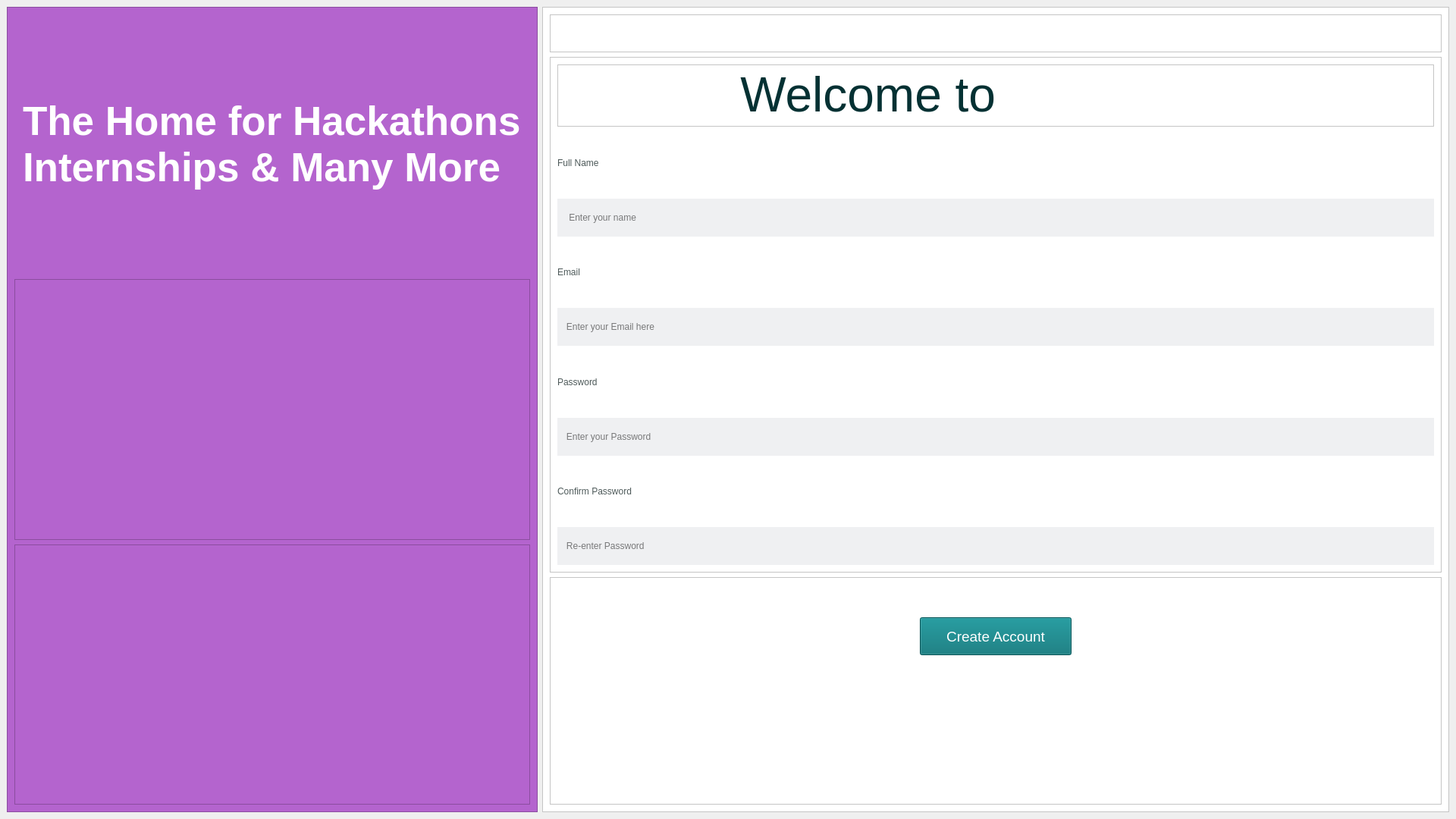
<?xml version="1.0" encoding="UTF-8"?>
<ui version="4.0">
 <class>MainWindow</class>
 <widget class="QMainWindow" name="MainWindow">
  <property name="geometry">
   <rect>
    <x>0</x>
    <y>0</y>
    <width>1920</width>
    <height>1080</height>
   </rect>
  </property>
  <property name="minimumSize">
   <size>
    <width>1500</width>
    <height>800</height>
   </size>
  </property>
  <property name="windowTitle">
   <string>MainWindow</string>
  </property>
  <widget class="QWidget" name="centralwidget">
   <layout class="QHBoxLayout" name="horizontalLayout">
    <item>
     <widget class="QFrame" name="frame">
      <property name="minimumSize">
       <size>
        <width>700</width>
        <height>0</height>
       </size>
      </property>
      <property name="styleSheet">
       <string notr="true">background-color: rgb(180, 100, 206);</string>
      </property>
      <property name="frameShape">
       <enum>QFrame::StyledPanel</enum>
      </property>
      <property name="frameShadow">
       <enum>QFrame::Raised</enum>
      </property>
      <layout class="QVBoxLayout" name="verticalLayout_4">
       <item alignment="Qt::AlignHCenter">
        <widget class="QLabel" name="label_7">
         <property name="font">
          <font>
           <family>Leelawadee UI</family>
           <pointsize>40</pointsize>
           <bold>true</bold>
          </font>
         </property>
         <property name="styleSheet">
          <string notr="true">color: rgb(255, 255, 255);</string>
         </property>
         <property name="text">
          <string>The Home for Hackathons 
Internships &amp; Many More</string>
         </property>
        </widget>
       </item>
       <item>
        <widget class="QFrame" name="frame_8">
         <property name="frameShape">
          <enum>QFrame::StyledPanel</enum>
         </property>
         <property name="frameShadow">
          <enum>QFrame::Raised</enum>
         </property>
        </widget>
       </item>
       <item>
        <widget class="QFrame" name="frame_9">
         <property name="frameShape">
          <enum>QFrame::StyledPanel</enum>
         </property>
         <property name="frameShadow">
          <enum>QFrame::Raised</enum>
         </property>
        </widget>
       </item>
      </layout>
     </widget>
    </item>
    <item>
     <widget class="QFrame" name="frame_2">
      <property name="minimumSize">
       <size>
        <width>0</width>
        <height>0</height>
       </size>
      </property>
      <property name="styleSheet">
       <string notr="true">background-color: rgb(255, 255, 255);</string>
      </property>
      <property name="frameShape">
       <enum>QFrame::StyledPanel</enum>
      </property>
      <property name="frameShadow">
       <enum>QFrame::Raised</enum>
      </property>
      <layout class="QVBoxLayout" name="verticalLayout">
       <item>
        <widget class="QFrame" name="frame_3">
         <property name="maximumSize">
          <size>
           <width>16777215</width>
           <height>50</height>
          </size>
         </property>
         <property name="frameShape">
          <enum>QFrame::StyledPanel</enum>
         </property>
         <property name="frameShadow">
          <enum>QFrame::Raised</enum>
         </property>
        </widget>
       </item>
       <item>
        <widget class="QFrame" name="frame_4">
         <property name="frameShape">
          <enum>QFrame::StyledPanel</enum>
         </property>
         <property name="frameShadow">
          <enum>QFrame::Raised</enum>
         </property>
         <layout class="QVBoxLayout" name="verticalLayout_2">
          <item>
           <widget class="QFrame" name="frame_6">
            <property name="frameShape">
             <enum>QFrame::StyledPanel</enum>
            </property>
            <property name="frameShadow">
             <enum>QFrame::Raised</enum>
            </property>
            <layout class="QHBoxLayout" name="horizontalLayout_2">
             <property name="spacing">
              <number>0</number>
             </property>
             <property name="leftMargin">
              <number>0</number>
             </property>
             <property name="topMargin">
              <number>0</number>
             </property>
             <property name="rightMargin">
              <number>0</number>
             </property>
             <property name="bottomMargin">
              <number>0</number>
             </property>
             <item>
              <widget class="QLabel" name="label_5">
               <property name="font">
                <font>
                 <family>Leelawadee UI</family>
                 <pointsize>48</pointsize>
                </font>
               </property>
               <property name="styleSheet">
                <string notr="true">color: rgb(4, 49, 51);</string>
               </property>
               <property name="text">
                <string>&lt;html&gt;&lt;head/&gt;&lt;body&gt;&lt;p align=&quot;right&quot;&gt;Welcome to&lt;/p&gt;&lt;/body&gt;&lt;/html&gt;</string>
               </property>
              </widget>
             </item>
             <item alignment="Qt::AlignLeft">
              <widget class="QLabel" name="label_6">
               <property name="minimumSize">
                <size>
                 <width>300</width>
                 <height>0</height>
                </size>
               </property>
               <property name="styleSheet">
                <string notr="true">image: url(:/icons/media/Color logo black - no background.png);</string>
               </property>
               <property name="text">
                <string/>
               </property>
              </widget>
             </item>
            </layout>
           </widget>
          </item>
          <item>
           <widget class="QLabel" name="label">
            <property name="styleSheet">
             <string notr="true">color: rgb(77, 89, 89);</string>
            </property>
            <property name="text">
             <string>Full Name</string>
            </property>
           </widget>
          </item>
          <item>
           <widget class="QLineEdit" name="name_entry">
            <property name="sizePolicy">
             <sizepolicy hsizetype="MinimumExpanding" vsizetype="Fixed">
              <horstretch>0</horstretch>
              <verstretch>0</verstretch>
             </sizepolicy>
            </property>
            <property name="minimumSize">
             <size>
              <width>0</width>
              <height>50</height>
             </size>
            </property>
            <property name="styleSheet">
             <string notr="true">background-color: rgb(239, 240, 242);</string>
            </property>
            <property name="inputMask">
             <string/>
            </property>
            <property name="frame">
             <bool>false</bool>
            </property>
            <property name="placeholderText">
             <string>    Enter your name</string>
            </property>
           </widget>
          </item>
          <item>
           <widget class="QLabel" name="label_2">
            <property name="styleSheet">
             <string notr="true">color: rgb(77, 89, 89);</string>
            </property>
            <property name="text">
             <string>Email</string>
            </property>
           </widget>
          </item>
          <item>
           <widget class="QLineEdit" name="email_entry">
            <property name="sizePolicy">
             <sizepolicy hsizetype="MinimumExpanding" vsizetype="Fixed">
              <horstretch>0</horstretch>
              <verstretch>0</verstretch>
             </sizepolicy>
            </property>
            <property name="minimumSize">
             <size>
              <width>0</width>
              <height>50</height>
             </size>
            </property>
            <property name="styleSheet">
             <string notr="true">background-color: rgb(239, 240, 242);</string>
            </property>
            <property name="frame">
             <bool>false</bool>
            </property>
            <property name="placeholderText">
             <string>   Enter your Email here</string>
            </property>
           </widget>
          </item>
          <item>
           <widget class="QLabel" name="label_3">
            <property name="styleSheet">
             <string notr="true">color: rgb(77, 89, 89);</string>
            </property>
            <property name="text">
             <string>Password</string>
            </property>
           </widget>
          </item>
          <item>
           <widget class="QLineEdit" name="password_1">
            <property name="sizePolicy">
             <sizepolicy hsizetype="MinimumExpanding" vsizetype="Fixed">
              <horstretch>0</horstretch>
              <verstretch>0</verstretch>
             </sizepolicy>
            </property>
            <property name="minimumSize">
             <size>
              <width>0</width>
              <height>50</height>
             </size>
            </property>
            <property name="styleSheet">
             <string notr="true">background-color: rgb(239, 240, 242);</string>
            </property>
            <property name="frame">
             <bool>false</bool>
            </property>
            <property name="echoMode">
             <enum>QLineEdit::Password</enum>
            </property>
            <property name="placeholderText">
             <string>   Enter your Password</string>
            </property>
           </widget>
          </item>
          <item>
           <widget class="QLabel" name="label_4">
            <property name="styleSheet">
             <string notr="true">color: rgb(77, 89, 89);</string>
            </property>
            <property name="text">
             <string>Confirm Password</string>
            </property>
           </widget>
          </item>
          <item>
           <widget class="QLineEdit" name="password_2">
            <property name="sizePolicy">
             <sizepolicy hsizetype="MinimumExpanding" vsizetype="Fixed">
              <horstretch>0</horstretch>
              <verstretch>0</verstretch>
             </sizepolicy>
            </property>
            <property name="minimumSize">
             <size>
              <width>0</width>
              <height>50</height>
             </size>
            </property>
            <property name="styleSheet">
             <string notr="true">background-color: rgb(239, 240, 242);</string>
            </property>
            <property name="frame">
             <bool>false</bool>
            </property>
            <property name="placeholderText">
             <string>   Re-enter Password</string>
            </property>
           </widget>
          </item>
         </layout>
        </widget>
       </item>
       <item>
        <widget class="QFrame" name="frame_5">
         <property name="maximumSize">
          <size>
           <width>16777215</width>
           <height>300</height>
          </size>
         </property>
         <property name="frameShape">
          <enum>QFrame::StyledPanel</enum>
         </property>
         <property name="frameShadow">
          <enum>QFrame::Raised</enum>
         </property>
         <layout class="QVBoxLayout" name="verticalLayout_3">
          <item alignment="Qt::AlignHCenter|Qt::AlignVCenter">
           <widget class="QPushButton" name="Submit_button">
            <property name="sizePolicy">
             <sizepolicy hsizetype="MinimumExpanding" vsizetype="Preferred">
              <horstretch>0</horstretch>
              <verstretch>0</verstretch>
             </sizepolicy>
            </property>
            <property name="minimumSize">
             <size>
              <width>200</width>
              <height>50</height>
             </size>
            </property>
            <property name="font">
             <font>
              <family>Leelawadee UI</family>
              <pointsize>14</pointsize>
             </font>
            </property>
            <property name="cursor">
             <cursorShape>PointingHandCursor</cursorShape>
            </property>
            <property name="styleSheet">
             <string notr="true">background-color: rgb(0, 112, 116);
color: rgb(255, 255, 255);</string>
            </property>
            <property name="text">
             <string>Create Account</string>
            </property>
           </widget>
          </item>
          <item alignment="Qt::AlignVCenter">
           <widget class="QFrame" name="frame_7">
            <property name="frameShape">
             <enum>QFrame::StyledPanel</enum>
            </property>
            <property name="frameShadow">
             <enum>QFrame::Raised</enum>
            </property>
           </widget>
          </item>
         </layout>
        </widget>
       </item>
      </layout>
     </widget>
    </item>
   </layout>
  </widget>
 </widget>
 <resources>
  <include location="media.qrc"/>
 </resources>
 <connections/>
</ui>
